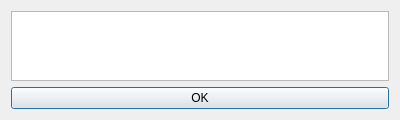
<?xml version="1.0" encoding="UTF-8"?>
<ui version="4.0">
 <class>info</class>
 <widget class="QDialog" name="info">
  <property name="geometry">
   <rect>
    <x>0</x>
    <y>0</y>
    <width>400</width>
    <height>120</height>
   </rect>
  </property>
  <property name="windowTitle">
   <string>Dialog</string>
  </property>
  <layout class="QVBoxLayout" name="verticalLayout">
   <item>
    <widget class="QTextBrowser" name="textBrowser"/>
   </item>
   <item>
    <layout class="QHBoxLayout" name="horizontalLayout">
     <item>
      <widget class="QPushButton" name="pushButton">
       <property name="text">
        <string>OK</string>
       </property>
      </widget>
     </item>
    </layout>
   </item>
  </layout>
 </widget>
 <resources/>
 <connections/>
</ui>
